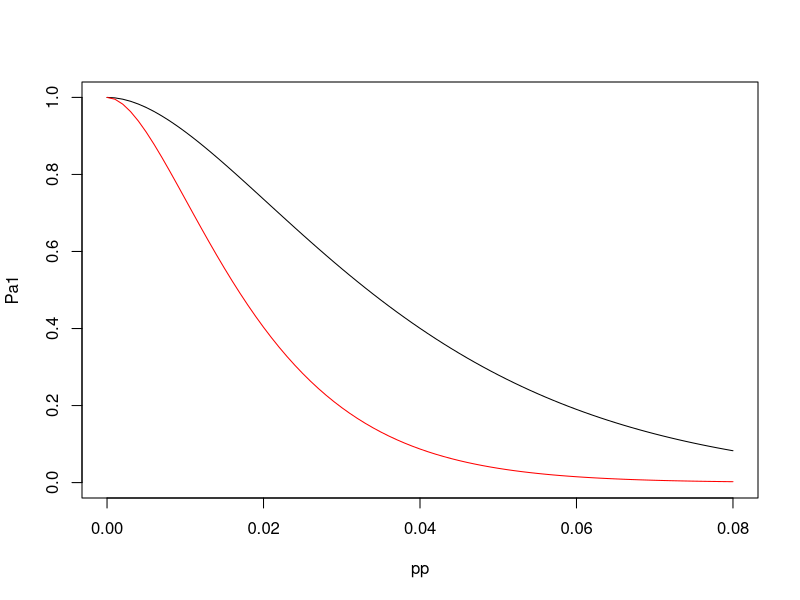

This chart was generated by the following R code:
#
# Figure 15.4 on Page 657

#---------------------------
n=50; c=1
pp = seq(0, 0.08, length=81)
Pa1 = pbinom(c, size=n, prob=pp)

#---------------------------
n=100; c=1
pp = seq(0, 0.08, length=81)
Pa2 = pbinom(c, size=n, prob=pp)

#---------------------------
n=100; c=3
pp = seq(0, 0.08, length=81)
Pa3 = pbinom(c, size=n, prob=pp)

#===========================
plot(pp, Pa1, type="l", ylim=c(0,1))
lines(pp, Pa2, col="red")
## lines(pp, Pa3, col="blue")

